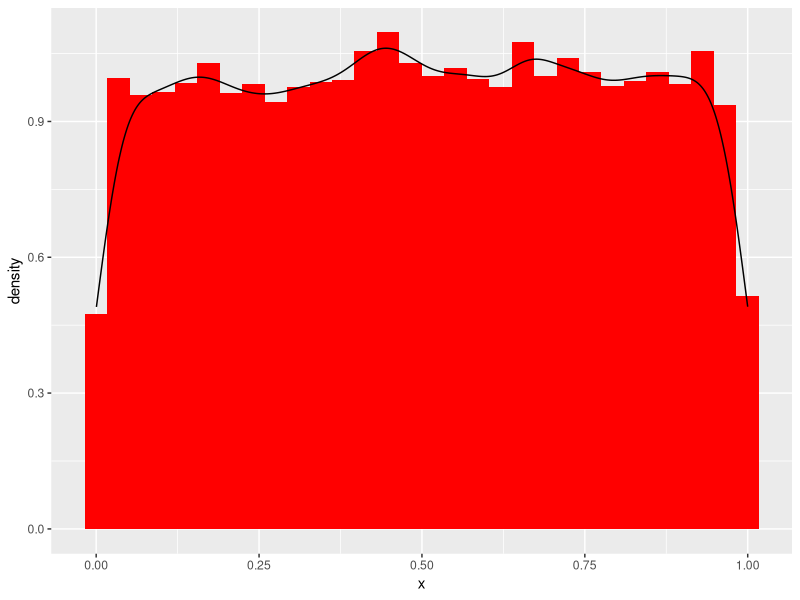
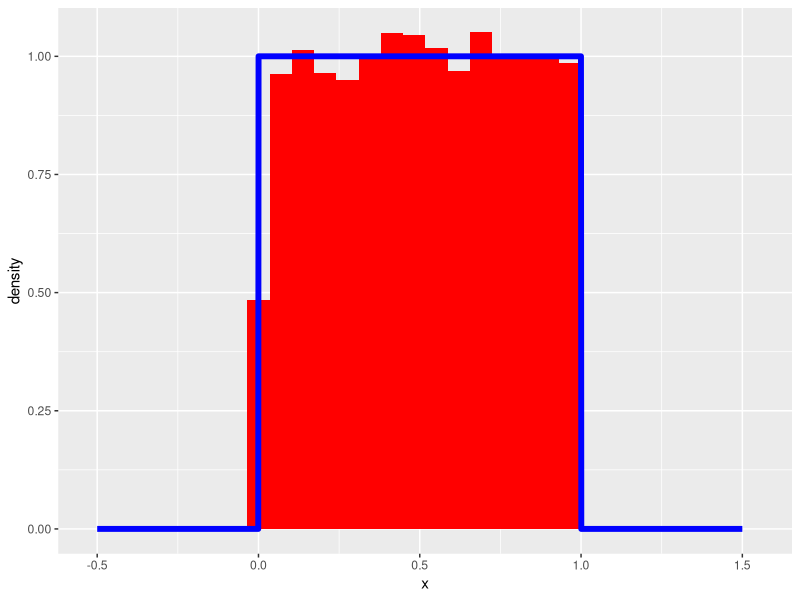
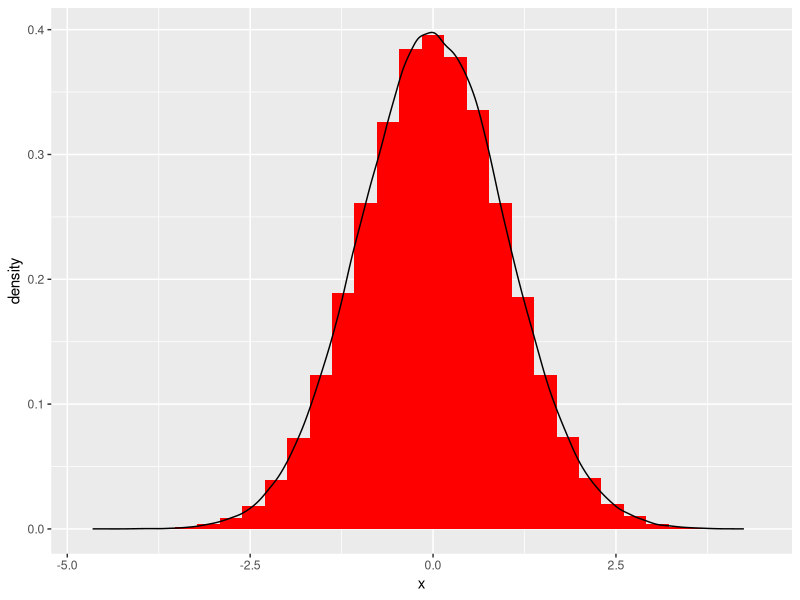
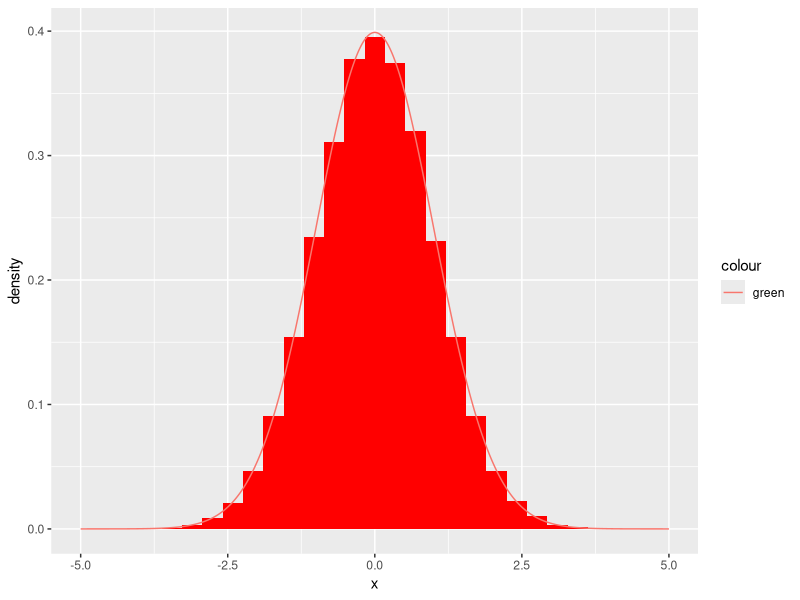
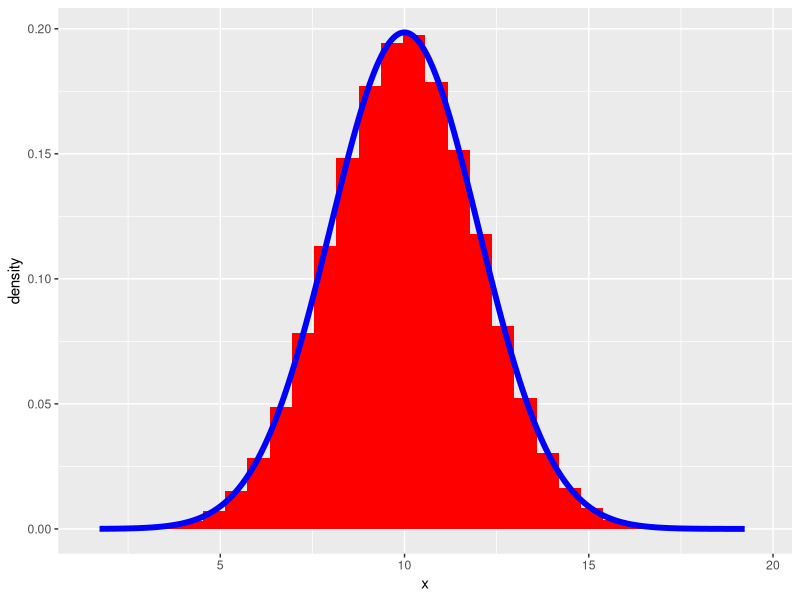
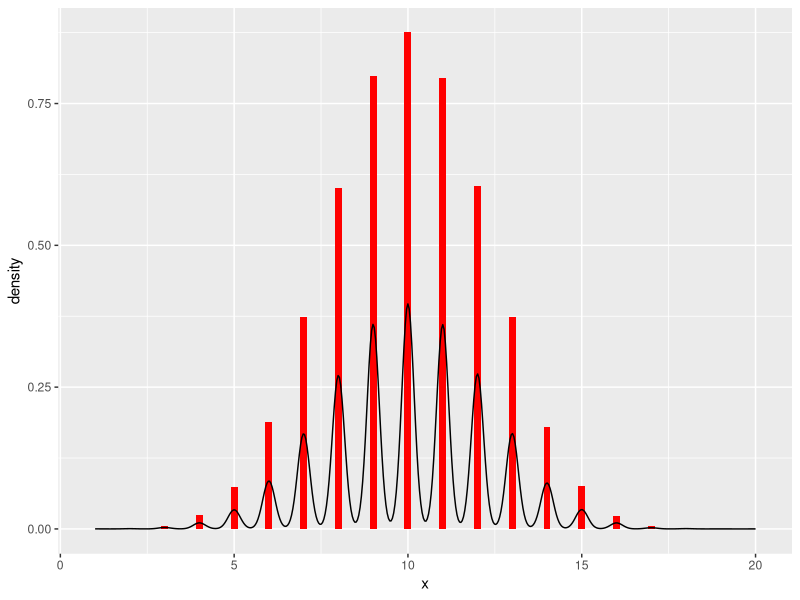
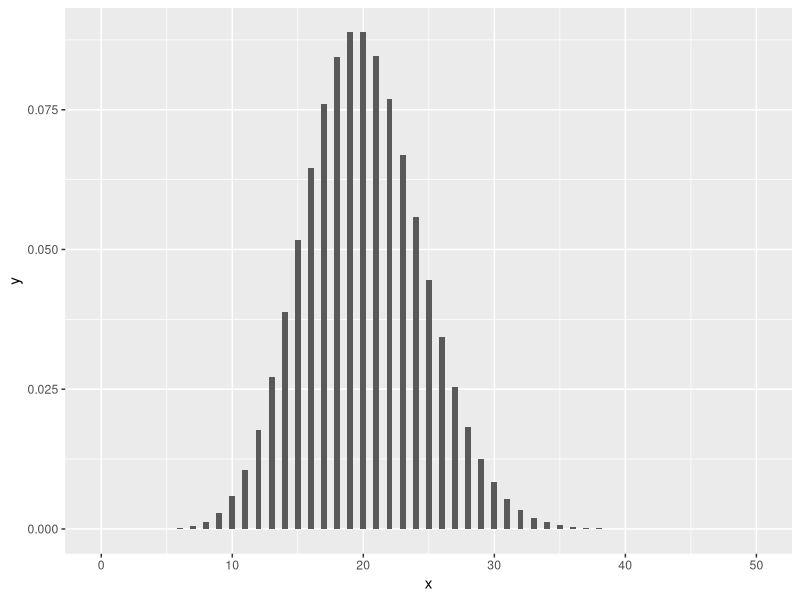

These charts were generated, in order, by the following R code:
require(ggplot2)
# равномерное распределение (unif)
set.seed(1234)
punif(40000,min=30000,max=60000)
qunif(1/3,min=30000,max=60000)
qunif(1/2,min=30000,max=60000)
rnd_unif  <- data.frame(x=runif(20000))
require(ggplot2)
ggplot(data=rnd_unif,aes(x=x,y=..density..))+
  geom_histogram(fill="red")+geom_density()
# график теоретической плотности равномерного распределения, наложеннный на
# гистограмму
fun_unif <- data.frame(x=seq(-.5,1.5,length.out = 2000))

fun_unif$val <- dunif(fun_unif$x,min=0,max=1)
ggplot(data=rnd_unif,aes(x=x,y=..density..))+
  geom_histogram(fill="red")+
    geom_line(data=fun_unif,aes(x,val),size=2,col="blue")


# нормальное  распределение (norm)

rnd_norm<- data.frame(x=rnorm(200000))
ggplot(data=rnd_norm,aes(x=x,y=..density..))+
  geom_histogram(fill="red")+geom_density()
fun_norm  <-data.frame(x = seq(-5,5,length.out = 20000))
fun_norm$val  <-  dnorm(fun_norm$x)
ggplot(data=rnd_norm,aes(x=x,y=..density..))+
  geom_histogram(fill="red")+
#  geom_density()+
  geom_line(data=fun_norm,aes(col="green",x=x,y=val))
# добабление графика функции средсвами ggplot2::stat_func()
rnd_norm_10_2<- data.frame(x=rnorm(200000,mean = 10,sd=2))
ggplot(data=rnd_norm_10_2,aes(x=x))+
  geom_histogram(fill="red",aes(y=..density..))+
  stat_function(data=rnd_norm_10_2,fun=dnorm, col="blue",size=2,n=500,
                args = list(mean=mean(rnd_norm_10_2$x),sd=sd(rnd_norm_10_2$x)))

summary(rnd_norm_10_2)
mean(rnd_norm_10_2$x)
median(rnd_norm_10_2$x)
sd(rnd_norm_10_2$x)
var(rnd_norm_10_2$x)


# биноминальное распределение (binom)
rnd_binom_20<- data.frame(x=rbinom(200000,size=20,prob=0.5))
ggplot(data=rnd_binom_20,aes(x=x,y=..density..))+
  geom_histogram(fill="red",binwidth=0.2)+geom_density()



# распределение Пуассона (pois) The Poisson Distribution

# график плотности (density)
ggplot(data.frame(x=c(0,50)),aes(x)) + stat_function(fun=dpois,args = list(lambda=20),geom="bar") 
